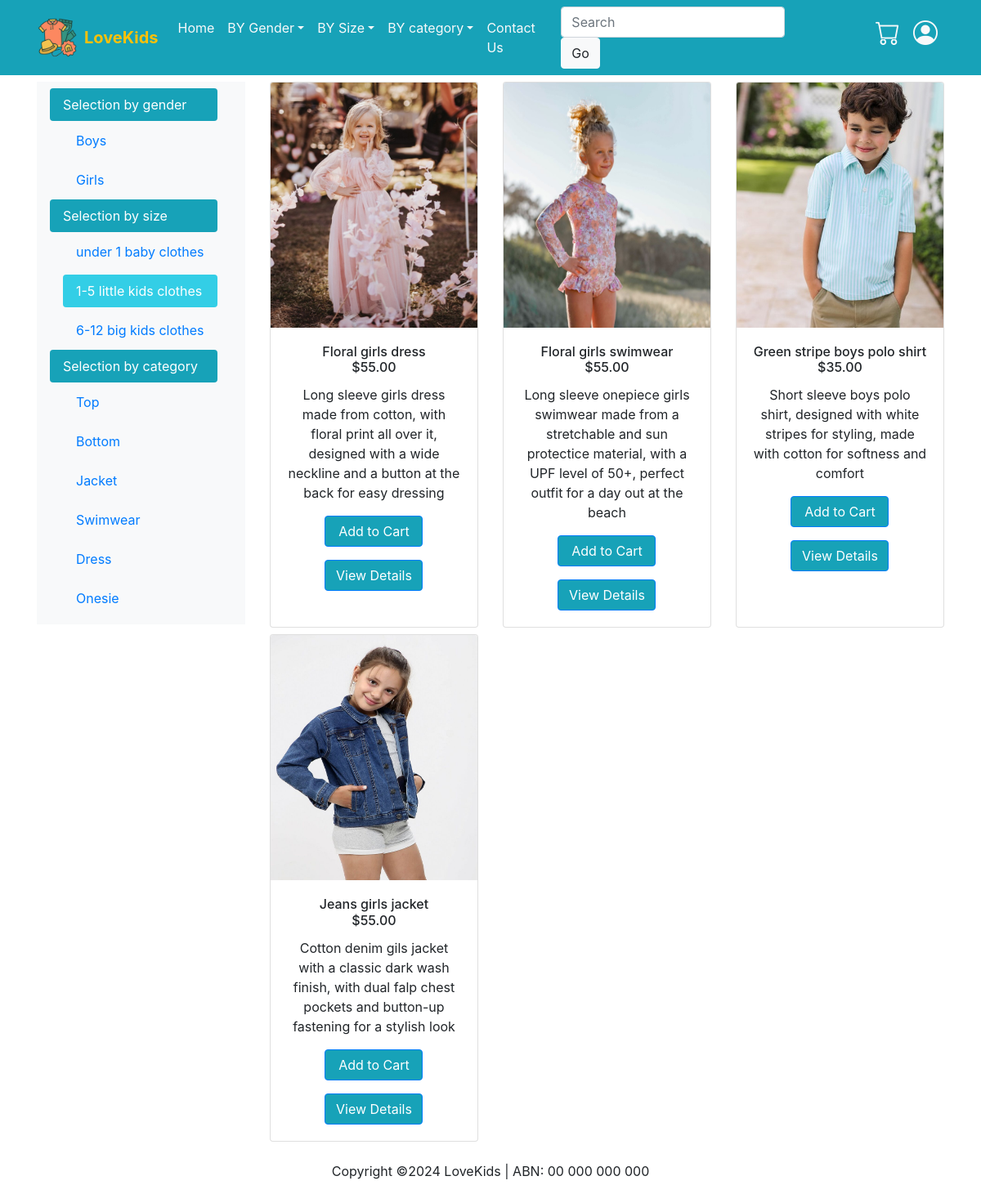
The app's page /product-list-by-sizerange/1-5 with its own data.
### LoveKids/models.py (models this page shows, shortened)
class Product(db.Model):
    __tablename__='products'
    id = db.Column(db.Integer, primary_key=True)
    name = db.Column(db.String(128), unique=True)
    title = db.Column(db.String(128), unique=True)
    sizerange = db.Column(db.String(64))
    size = db.Column(db.String(64))
    gender = db.Column(db.String(64))
    category = db.Column(db.String(64))
    color = db.Column(db.String(64))
    description = db.Column(db.String(500), nullable=False)
    image = db.Column(db.String(60), nullable=False, default='defaultproduct.jpg')
    cost = db.Column(db.Float, nullable=False)

### LoveKids/views.py (the view)
@bp.route('/product-list-by-sizerange/<string:sizerange>')
def productlistbysizerange(sizerange):
    products = Product.query.filter(Product.sizerange == sizerange)
    return render_template('productlist.html', productlist = products,
                           isUnder1 = sizerange == 'under1', is1To5 = sizerange == '1-5', is6To12 = sizerange == '6-12')

### LoveKids/templates/productlist.html (shortened to what this page needs)
{% extends 'base.html' %}
{% block main %}
<div class="container mt-2 mb-2">
    <div class="row">
        <div class="col-3">
            <nav id="navbar-selections" class="navbar navbar-light bg-light width: 9rem">
                <nav class="nav nav-pills flex-column position-relative">
                    <span class="nav-link" id="nav-header">Selection by gender</span>
                    <nav class="nav nav-pills flex-column">
                        <a class="nav-link ml-3 my-1 {{ 'active' if isBoy else '' }}" href="/product-list-by-gender/boy">Boys</a>
                        <a class="nav-link ml-3 my-1 {{ 'active' if isGirl else '' }}" href="/product-list-by-gender/girl">Girls</a>
                    </nav>
                    <span class="nav-link" id="nav-header">Selection by size</span>
                    <nav class="nav nav-pills flex-column position-relative">
                        <a class="nav-link ml-3 my-1 {{ 'active' if isUnder1 else '' }}" href="/product-list-by-sizerange/under1">under 1 baby clothes</a>
                        <a class="nav-link ml-3 my-1 {{ 'active' if is1To5 else '' }}" href="/product-list-by-sizerange/1-5">1-5 little kids clothes</a>
                        <a class="nav-link ml-3 my-1 {{ 'active' if is6To12 else '' }}" href="/product-list-by-sizerange/6-12">6-12 big kids clothes</a>
                    </nav>
                    <span class="nav-link" id="nav-header">Selection by category</span>
                    <nav class="nav nav-pills flex-column position-relative">
                        <a class="nav-link ml-3 my-1 {{ 'active' if isTop else '' }}" href="/product-list-by-category/top">Top</a>
                        <a class="nav-link ml-3 my-1 {{ 'active' if isBottom else '' }}" href="/product-list-by-category/bottom">Bottom</a>
                        <a class="nav-link ml-3 my-1 {{ 'active' if isJacket else '' }}" href="/product-list-by-category/jacket">Jacket</a>
                        <a class="nav-link ml-3 my-1 {{ 'active' if isSwimwear else '' }}" href="/product-list-by-category/swimwear">Swimwear</a>
                        <a class="nav-link ml-3 my-1 {{ 'active' if isDress else '' }}" href="/product-list-by-category/dress">Dress</a>
                        <a class="nav-link ml-3 my-1 {{ 'active' if isOnesie else '' }}" href="/product-list-by-category/onesie">Onesie</a>
                    </nav>
                </nav>
            </nav>
        </div>
        <div class="col-9">
            {% for product in productlist %}
                {% with isNewRow = loop.index0 % 3 == 0,
                    isLastItemInRow = (loop.index0+1) % 3 == 0,
                    IsLastItemInList = (loop.index0 + 1) == productlist.length %}
                {% if isNewRow %}
                    <div class="row mb-2">
                {% endif %}
                <div class="col-4">
                    <div class="card text-center h-100">
                        <img class="card-img-top" src="/static/images/{{product.image}}" alt="{{product.title}}"
                            height="300px">
                        <div class="card-body">
                            <h6 class="card-title">{{product.title}}<br>{{"$%.2f"|format(product.cost)}}</h6>
                            <p class = "card-text">{{product.description}}</p>
                            <form action="{{ url_for('main.cart') }}">
                                <button class="btn btn-primary mb-3" style="width: 120px; background-color: #17a2b8" type="submit">Add to Cart</button>
                            </form>
                            <a class="btn btn-primary" style="width: 120px; background-color: #17a2b8" href="/productdetails/{{product.id}}" role="button">View Details</a>
                            </div>
                    </div>
                </div>
                {% if isLastItemInRow or isLastItemInList %}
                    </div>
                {% endif %}
                {% endwith %}
            {% endfor %}
        </div>
    </div>
    {% endblock %}

### records on screen
Product: image (picture), title "Floral girls dress", cost "$55.00", description "Long sleeve girls dress made from cotton, with floral print all over it, designed with a wide neckline and a button at the back for easy dressing"
Product: image (picture), title "Floral girls swimwear", cost "$55.00", description "Long sleeve onepiece girls swimwear made from a stretchable and sun protectice material, with a UPF level of 50+, perfect outfit for a day out at the beach"
Product: image (picture), title "Green stripe boys polo shirt", cost "$35.00", description "Short sleeve boys polo shirt, designed with white stripes for styling, made with cotton for softness and comfort"
Product: image (picture), title "Jeans girls jacket", cost "$55.00", description "Cotton denim gils jacket with a classic dark wash finish, with dual falp chest pockets and button-up fastening for a stylish look"
